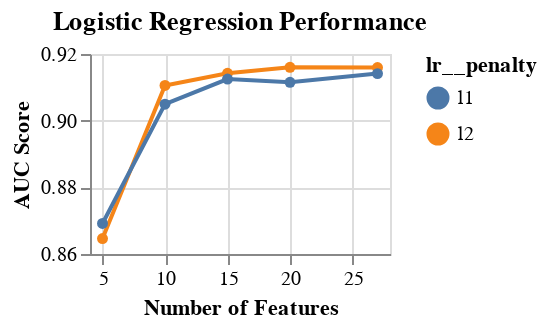

The cell this chart's notebook holds for it:
### Code cell
plot_lr(results_lr)

### Figure 1 — Vega-Lite specification as saved in the notebook (floating-point values rounded to 4 significant figures)
{"config": {"view": {"continuousWidth": 400, "continuousHeight": 300}}, "data": {"name": "data-a0d329b54b4532fe17b06e55ef18afc8"}, "mark": {"type": "line", "point": true}, "encoding": {"color": {"type": "nominal", "field": "lr__penalty"}, "x": {"type": "quantitative", "field": "fselector__k", "title": "Number of Features"}, "y": {"type": "quantitative", "field": "mean_score", "scale": {"zero": false}, "title": "AUC Score"}}, "height": 100, "title": "Logistic Regression Performance", "width": 150, "$schema": "https://vega.github.io/schema/vega-lite/v4.0.2.json", "datasets": {"data-a0d329b54b4532fe17b06e55ef18afc8": [{"mean_score": 0.916, "std_score": 0.04695, "max_score": 0.9908, "min_score": 0.8467, "fselector__k": 20, "lr__penalty": "l2"}, {"mean_score": 0.9159, "std_score": 0.04893, "max_score": 0.9908, "min_score": 0.8444, "fselector__k": 27, "lr__penalty": "l2"}, {"mean_score": 0.9142, "std_score": 0.04769, "max_score": 0.9886, "min_score": 0.8421, "fselector__k": 15, "lr__penalty": "l2"}, {"mean_score": 0.9141, "std_score": 0.05065, "max_score": 0.9863, "min_score": 0.833, "fselector__k": 27, "lr__penalty": "l1"}, {"mean_score": 0.9125, "std_score": 0.04917, "max_score": 0.9863, "min_score": 0.8352, "fselector__k": 15, "lr__penalty": "l1"}, {"mean_score": 0.9115, "std_score": 0.05061, "max_score": 0.9863, "min_score": 0.8318, "fselector__k": 20, "lr__penalty": "l1"}, {"mean_score": 0.9106, "std_score": 0.04662, "max_score": 0.9771, "min_score": 0.833, "fselector__k": 10, "lr__penalty": "l2"}, {"mean_score": 0.9049, "std_score": 0.05609, "max_score": 0.9828, "min_score": 0.8089, "fselector__k": 10, "lr__penalty": "l1"}, {"mean_score": 0.8692, "std_score": 0.05244, "max_score": 0.9542, "min_score": 0.7895, "fselector__k": 5, "lr__penalty": "l1"}, {"mean_score": 0.8646, "std_score": 0.05462, "max_score": 0.9542, "min_score": 0.7826, "fselector__k": 5, "lr__penalty": "l2"}]}}
